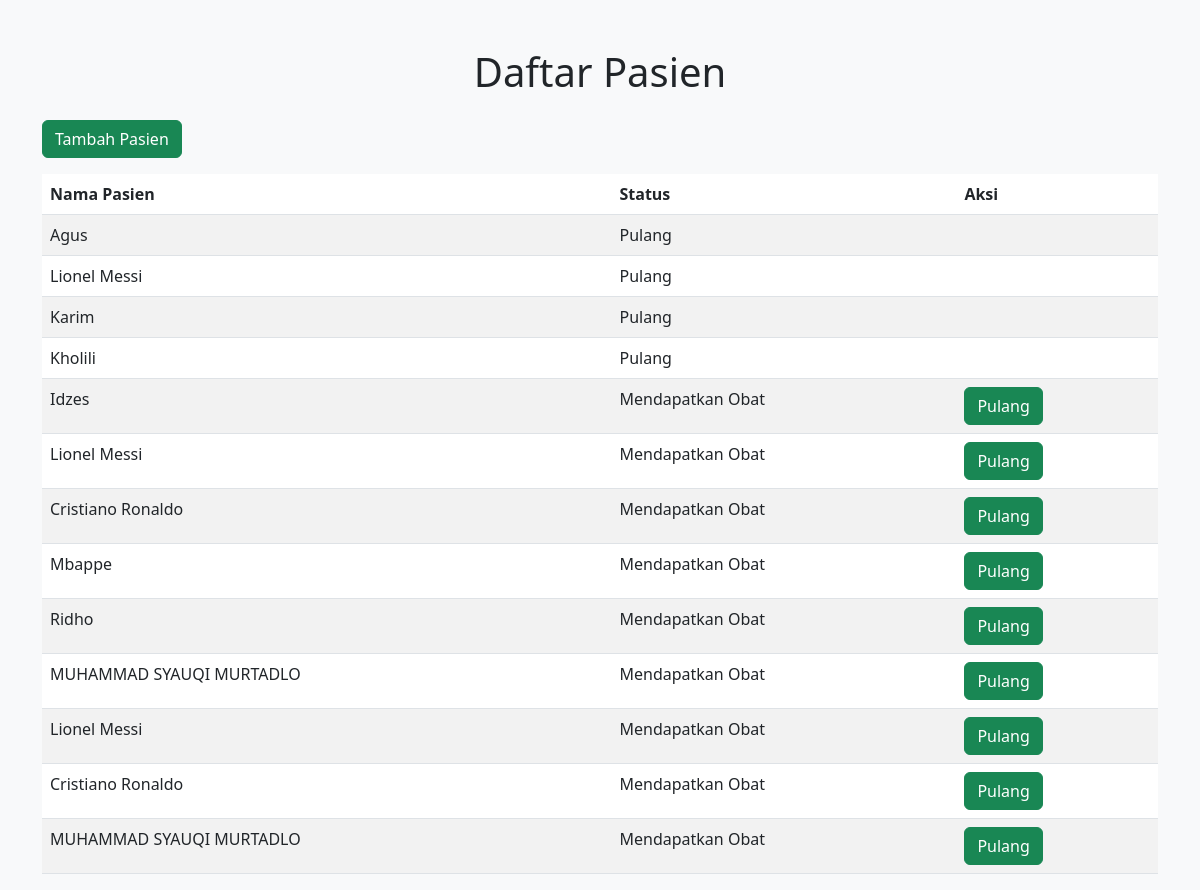
The page / on the database its author committed.
### tables this page shows
CREATE TABLE `pasien` (
  `id` int NOT NULL,
  `nama` varchar(100) DEFAULT NULL,
  `status` varchar(50) DEFAULT NULL
);

### index.php (the view, shortened to what this page needs)
<?php
include 'config.php';
$result = $conn->query("SELECT * FROM pasien");
?>
<!DOCTYPE html>
<html>
<head>
  <link href="https://cdn.jsdelivr.net/npm/bootstrap@5.3.0-alpha1/dist/css/bootstrap.min.css" rel="stylesheet">
</head>
<body class="bg-light">
  <div class="container mt-5">
    <h1 class="text-center mb-4">Daftar Pasien</h1>
    <div class="mb-3">
      <a href="tambah_pasien.php" class="btn btn-success">Tambah Pasien</a>
    </div>
    <table class="table table-striped">
      <thead>
        <tr>
          <th>Nama Pasien</th>
          <th>Status</th>
          <th>Aksi</th>
        </tr>
      </thead>
      <tbody>
        <?php while ($row = $result->fetch_assoc()): ?>
          <tr>
            <td><?php echo $row['nama']; ?></td>
            <td><?php echo $row['status']; ?></td>
            <td>
              <?php if ($row['status'] == 'Menunggu Resep'): ?>
                <a href="ambil_obat.php?id=<?php echo $row['id']; ?>" class="btn btn-primary">Ambil Obat</a>
              <?php elseif ($row['status'] == 'Mendapatkan Obat'): ?>
                <a href="pulang.php?id=<?php echo $row['id']; ?>" class="btn btn-success">Pulang</a>
              <?php elseif ($row['status'] == 'Selesai'): ?>
                <a href="hapus_pasien.php?id=<?php echo $row['id']; ?>" class="btn btn-danger" onclick="return confirm('Yakin ingin menghapus pasien ini?')">Hapus</a>
              <?php endif; ?>
            </td>
          </tr>
        <?php endwhile; ?>
      </tbody>
    </table>
  </div>
</body>
</html>

### rows shown on the page
pasien: nama "Agus", status "Pulang"
pasien: nama "Lionel Messi", status "Pulang"
pasien: nama "Karim", status "Pulang"
pasien: nama "Kholili", status "Pulang"
pasien: nama "Idzes", status "Mendapatkan Obat"
pasien: nama "Lionel Messi", status "Mendapatkan Obat"
pasien: nama "Cristiano Ronaldo", status "Mendapatkan Obat"
pasien: nama "Mbappe", status "Mendapatkan Obat"
pasien: nama "Ridho", status "Mendapatkan Obat"
pasien: nama "MUHAMMAD SYAUQI MURTADLO", status "Mendapatkan Obat"
pasien: nama "Lionel Messi", status "Mendapatkan Obat"
pasien: nama "Cristiano Ronaldo", status "Mendapatkan Obat"
pasien: nama "MUHAMMAD SYAUQI MURTADLO", status "Mendapatkan Obat"
